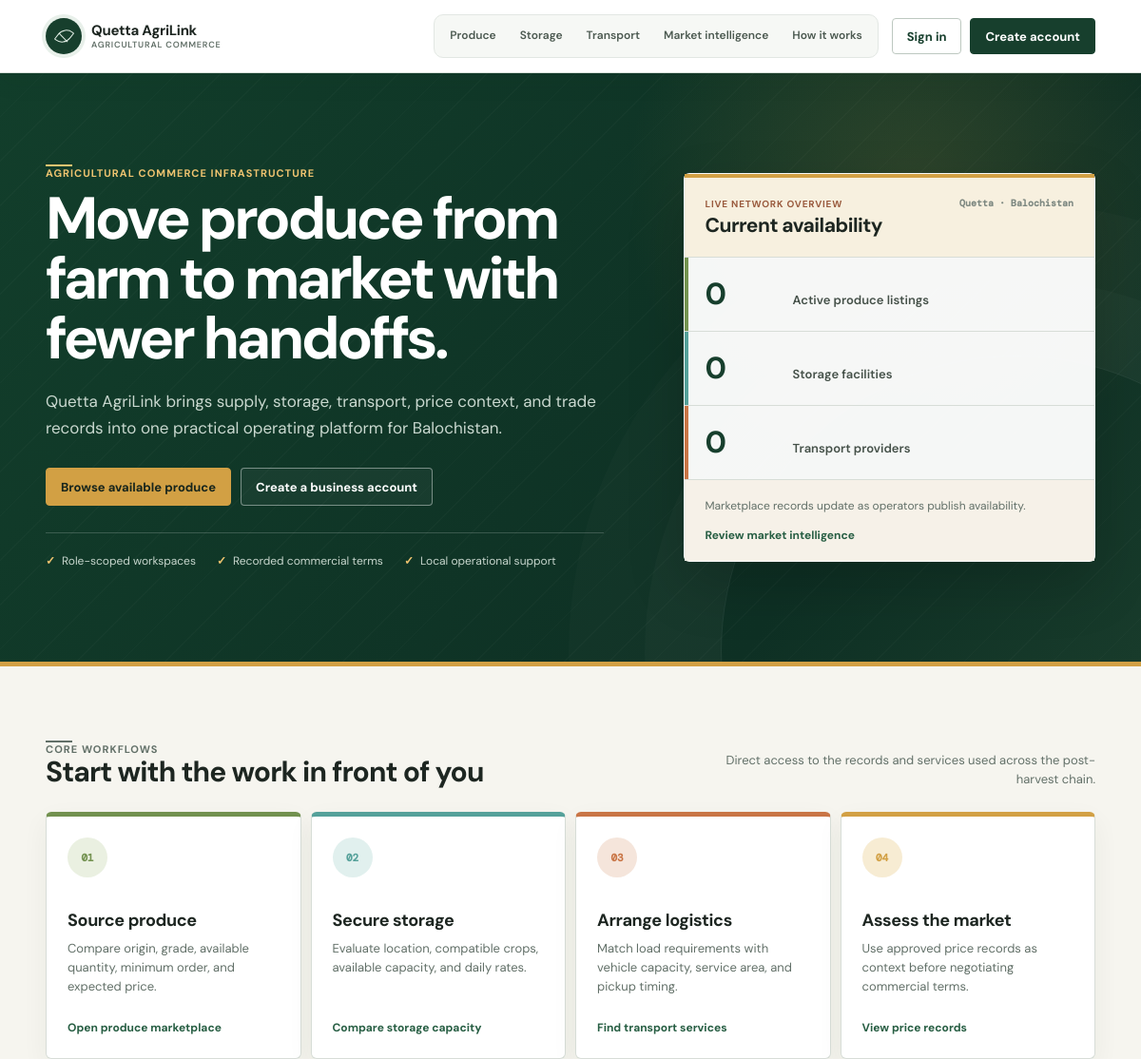
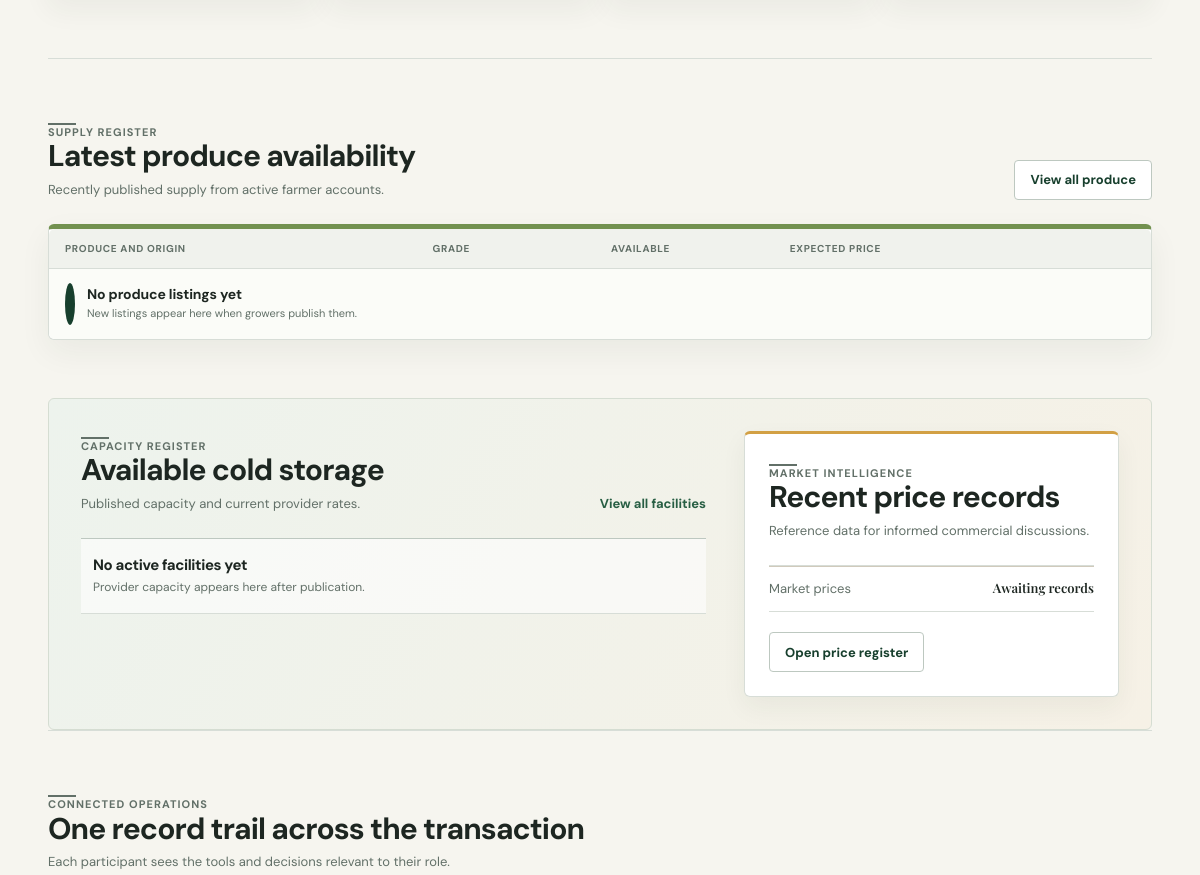
The app's page / (upper part), older data (2 pictures, top to bottom).
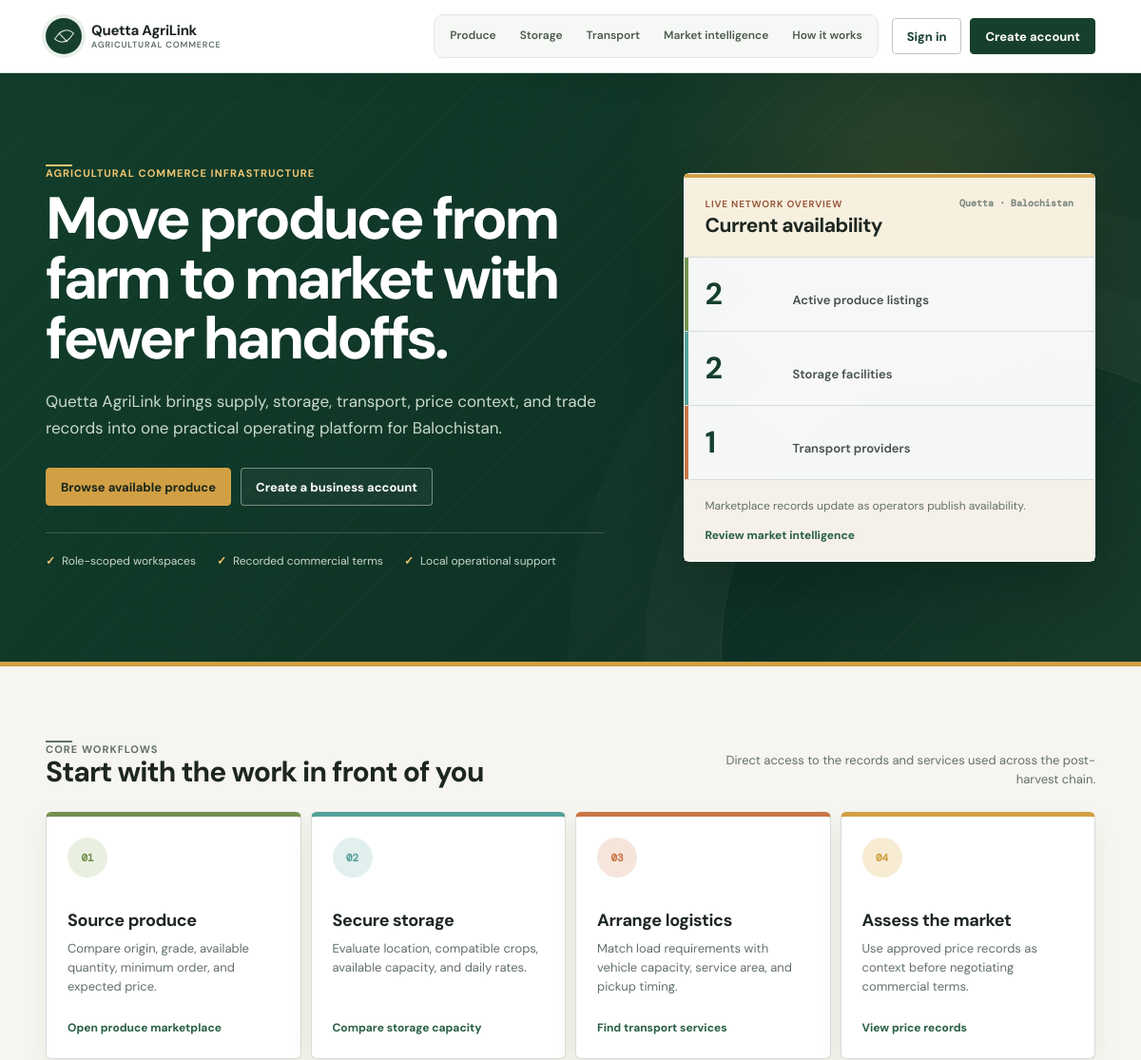
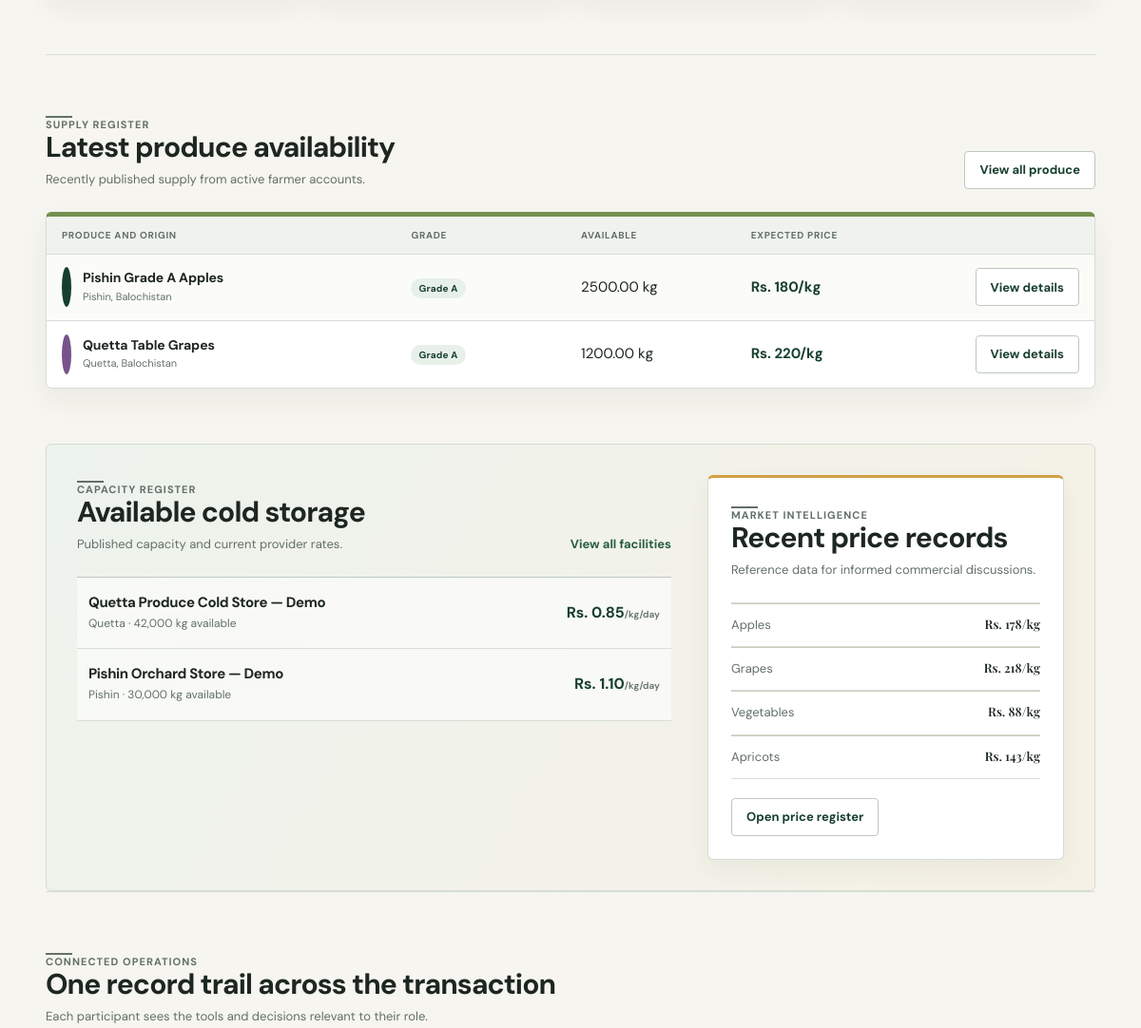
The same page, newer data (2 pictures, top to bottom).
### tables this page shows
CREATE TABLE produce_listings (
    id BIGINT UNSIGNED AUTO_INCREMENT PRIMARY KEY,
    farmer_id BIGINT UNSIGNED NOT NULL,
    category_id BIGINT UNSIGNED NOT NULL,
    location_id BIGINT UNSIGNED NOT NULL,
    title VARCHAR(160) NOT NULL,
    description TEXT NULL,
    grade ENUM('A','B','C','Mixed') NOT NULL DEFAULT 'A',
    quantity_available DECIMAL(14,2) NOT NULL,
    unit VARCHAR(30) NOT NULL DEFAULT 'kg',
    expected_price DECIMAL(14,2) NOT NULL,
    currency CHAR(3) NOT NULL DEFAULT 'PKR',
    harvest_date DATE NULL,
    available_from DATE NULL,
    minimum_order_quantity DECIMAL(14,2) NOT NULL DEFAULT 1,
    status ENUM('draft','active','paused','sold_out','archived') NOT NULL DEFAULT 'draft',
    published_at DATETIME NULL,
    created_at TIMESTAMP NOT NULL DEFAULT CURRENT_TIMESTAMP,
    updated_at TIMESTAMP NOT NULL DEFAULT CURRENT_TIMESTAMP ON UPDATE CURRENT_TIMESTAMP,
    CONSTRAINT fk_listing_farmer FOREIGN KEY (farmer_id) REFERENCES users(id),
    CONSTRAINT fk_listing_category FOREIGN KEY (category_id) REFERENCES produce_categories(id),
    CONSTRAINT fk_listing_location FOREIGN KEY (location_id) REFERENCES locations(id),
    INDEX idx_listing_browse (status, category_id, location_id, expected_price),
    INDEX idx_listing_farmer_status (farmer_id, status),
    INDEX idx_listing_harvest_date (harvest_date)
);

CREATE TABLE locations (
    id BIGINT UNSIGNED AUTO_INCREMENT PRIMARY KEY,
    province VARCHAR(100) NOT NULL DEFAULT 'Balochistan',
    district VARCHAR(100) NOT NULL,
    tehsil VARCHAR(100) NULL,
    area VARCHAR(150) NULL,
    address_line VARCHAR(255) NULL,
    latitude DECIMAL(10,7) NULL,
    longitude DECIMAL(10,7) NULL,
    created_at TIMESTAMP NOT NULL DEFAULT CURRENT_TIMESTAMP,
    updated_at TIMESTAMP NOT NULL DEFAULT CURRENT_TIMESTAMP ON UPDATE CURRENT_TIMESTAMP,
    INDEX idx_locations_district (district),
    INDEX idx_locations_coordinates (latitude, longitude)
);

CREATE TABLE storage_facilities (
    id BIGINT UNSIGNED AUTO_INCREMENT PRIMARY KEY,
    provider_id BIGINT UNSIGNED NOT NULL,
    location_id BIGINT UNSIGNED NOT NULL,
    name VARCHAR(160) NOT NULL,
    description TEXT NULL,
    storage_type ENUM('cold_storage','controlled_atmosphere','warehouse','hybrid') NOT NULL DEFAULT 'cold_storage',
    total_capacity_kg DECIMAL(14,2) NOT NULL,
    available_capacity_kg DECIMAL(14,2) NOT NULL,
    price_per_kg_day DECIMAL(12,4) NOT NULL,
    status ENUM('draft','active','paused','archived') NOT NULL DEFAULT 'draft',
    created_at TIMESTAMP NOT NULL DEFAULT CURRENT_TIMESTAMP,
    updated_at TIMESTAMP NOT NULL DEFAULT CURRENT_TIMESTAMP ON UPDATE CURRENT_TIMESTAMP,
    CONSTRAINT fk_facility_provider FOREIGN KEY (provider_id) REFERENCES storage_providers(id),
    CONSTRAINT fk_facility_location FOREIGN KEY (location_id) REFERENCES locations(id),
    INDEX idx_facilities_browse (status, location_id, storage_type, available_capacity_kg)
);

CREATE TABLE market_prices (
    id BIGINT UNSIGNED AUTO_INCREMENT PRIMARY KEY,
    category_id BIGINT UNSIGNED NOT NULL,
    location_id BIGINT UNSIGNED NOT NULL,
    recorded_by_user_id BIGINT UNSIGNED NULL,
    price_date DATE NOT NULL,
    min_price DECIMAL(14,2) NOT NULL,
    max_price DECIMAL(14,2) NOT NULL,
    average_price DECIMAL(14,2) NOT NULL,
    unit VARCHAR(30) NOT NULL DEFAULT 'kg',
    notes VARCHAR(500) NULL,
    source_name VARCHAR(160) NOT NULL DEFAULT 'Administrator-provided local record',
    source_reference VARCHAR(255) NULL,
    created_at TIMESTAMP NOT NULL DEFAULT CURRENT_TIMESTAMP,
    updated_at TIMESTAMP NOT NULL DEFAULT CURRENT_TIMESTAMP ON UPDATE CURRENT_TIMESTAMP,
    CONSTRAINT fk_market_price_category FOREIGN KEY (category_id) REFERENCES produce_categories(id),
    CONSTRAINT fk_market_price_location FOREIGN KEY (location_id) REFERENCES locations(id),
    CONSTRAINT fk_market_price_recorder FOREIGN KEY (recorded_by_user_id) REFERENCES users(id) ON DELETE SET NULL,
    UNIQUE KEY uq_market_price_daily (category_id, location_id, price_date, unit),
    INDEX idx_market_prices_date (price_date, category_id)
);

CREATE TABLE produce_categories (
    id BIGINT UNSIGNED AUTO_INCREMENT PRIMARY KEY,
    name VARCHAR(100) NOT NULL UNIQUE,
    slug VARCHAR(120) NOT NULL UNIQUE,
    description TEXT NULL,
    is_active TINYINT(1) NOT NULL DEFAULT 1,
    created_at TIMESTAMP NOT NULL DEFAULT CURRENT_TIMESTAMP,
    updated_at TIMESTAMP NOT NULL DEFAULT CURRENT_TIMESTAMP ON UPDATE CURRENT_TIMESTAMP
);

### includes/database.php (called while the page is built, shortened)
<?php
function db(): PDO
{
    static $connection = null;
    if ($connection instanceof PDO) {
        return $connection;
    }
    $dsn = sprintf('mysql:host=%s;port=%s;dbname=%s;charset=utf8mb4', DB_HOST, DB_PORT, DB_NAME);
    try {
        $connection = new PDO($dsn, DB_USER, DB_PASS, [
            PDO::ATTR_ERRMODE => PDO::ERRMODE_EXCEPTION,
            PDO::ATTR_DEFAULT_FETCH_MODE => PDO::FETCH_ASSOC,
            PDO::ATTR_EMULATE_PREPARES => false,
        ]);
    } catch (PDOException $exception) {
        error_log('Quetta AgriLink database connection failed: ' . $exception->getMessage());
        http_response_code(500);
        exit(APP_ENV === 'development'
            ? 'Database connection could not be established. Check config/config.php and import database/quetta_agrilink.sql.'
            : 'A service error occurred. Please try again shortly.');
    }
    return $connection;
}
function fetch_one(string $sql, array $params = []): ?array
{
    $statement = db()->prepare($sql);
    $statement->execute($params);
    $result = $statement->fetch();
    return $result === false ? null : $result;
}
function fetch_all(string $sql, array $params = []): array
{
    $statement = db()->prepare($sql);
    $statement->execute($params);
    return $statement->fetchAll();
}

### includes/functions.php (called while the page is built, shortened)
<?php
function e(?string $value): string
{
    return htmlspecialchars((string) $value, ENT_QUOTES | ENT_SUBSTITUTE, 'UTF-8');
}
function app_url(string $path = ''): string
{
    return rtrim(APP_URL, '/') . '/' . ltrim($path, '/');
}

### index.php (the view, shortened to what the changed rows need)
<?php
$latestListings = fetch_all('SELECT pl.id, pl.title, pl.grade, pl.quantity_available, pl.unit, pl.expected_price, l.district FROM produce_listings pl JOIN locations l ON l.id = pl.location_id WHERE pl.status = "active" ORDER BY pl.created_at DESC LIMIT 4');
$prices = fetch_all('SELECT mp.average_price, mp.unit, pc.name AS category_name FROM market_prices mp JOIN produce_categories pc ON pc.id = mp.category_id ORDER BY mp.price_date DESC, mp.created_at DESC LIMIT 4');
$facilities = fetch_all('SELECT sf.id,sf.name,sf.available_capacity_kg,sf.price_per_kg_day,l.district FROM storage_facilities sf JOIN locations l ON l.id=sf.location_id WHERE sf.status="active" ORDER BY sf.available_capacity_kg DESC LIMIT 3');
$metrics = [
    'listings' => (int) (fetch_one('SELECT COUNT(*) AS count FROM produce_listings WHERE status = "active"')['count'] ?? 0),
    'facilities' => (int) (fetch_one('SELECT COUNT(*) AS count FROM storage_facilities WHERE status = "active"')['count'] ?? 0),
    'providers' => (int) (fetch_one('SELECT COUNT(*) AS count FROM transport_providers tp JOIN users u ON u.id = tp.user_id WHERE u.status = "active"')['count'] ?? 0),
];
require __DIR__ . '/includes/header.php';
?>
<main class="desk-home flagship-home">
    <section class="commerce-hero">
        <div class="desk-wrap commerce-hero-grid">
            <div class="commerce-hero-copy">
                <h1>Move produce from farm to market with fewer handoffs.</h1>
            </div>
            <aside class="network-overview" aria-labelledby="network-overview-title">
                <header><div><p>Live network overview</p><h2 id="network-overview-title">Current availability</h2></div><span>Quetta · Balochistan</span></header>
                <div class="network-metrics">
                    <article><strong><?= $metrics['listings'] ?></strong><span>Active produce listings</span></article>
                    <article><strong><?= $metrics['facilities'] ?></strong><span>Storage facilities</span></article>
                    <article><strong><?= $metrics['providers'] ?></strong><span>Transport providers</span></article>
                </div>
            </aside>
        </div>
    </section>
    <div class="desk-wrap">
        <section class="desk-section trade-paths" aria-labelledby="trade-paths-title">
            <div class="desk-section-head"><div><h2 id="trade-paths-title">Start with the work in front of you</h2></div></div>
        </section>
        <section class="desk-section" aria-labelledby="latest-produce-title">
            <div class="desk-section-head"><div><h2 id="latest-produce-title">Latest produce availability</h2></div></div>
            <div class="desk-market"><div class="ledger"><div class="ledger-row ledger-head"><span>Produce and origin</span><span>Grade</span><span>Available</span><span>Expected price</span><span></span></div><?php if ($latestListings === []): ?><div class="ledger-row"><div class="commodity"><div class="commodity-mark"></div><div><h3>No produce listings yet</h3><p>New listings appear here when growers publish them.</p></div></div><span></span><span></span><span></span><span></span></div><?php else: foreach ($latestListings as $index => $listing): ?><div class="ledger-row"><div class="commodity"><div class="commodity-mark <?= ['', 'grape', 'apricot', 'pomegranate'][$index % 4] ?>"></div><div><h3><?= e($listing['title']) ?></h3><p><?= e($listing['district']) ?>, Balochistan</p></div></div><span><span class="badge">Grade <?= e($listing['grade']) ?></span></span><span><?= e((string) $listing['quantity_available']) ?> <?= e($listing['unit']) ?></span><span class="price">Rs. <?= number_format((float) $listing['expected_price'], 0) ?>/<?= e($listing['unit']) ?></span><span class="list-action"><a class="button button-quiet" href="<?= e(app_url('marketplace/listing.php?id=' . (int) $listing['id'])) ?>">View details</a></span></div><?php endforeach; endif; ?></div></div>
        </section>
        <section class="desk-section operational-grid-section">
            <div class="operational-grid">
                <div>
                    <div class="desk-section-head"><div><h2>Available cold storage</h2></div></div>
                    <div class="capacity-list"><?php if ($facilities === []): ?><article><div><h3>No active facilities yet</h3><p>Provider capacity appears here after publication.</p></div></article><?php else: foreach ($facilities as $facility): ?><article><div><h3><?= e($facility['name']) ?></h3><p><?= e($facility['district']) ?> · <?= number_format((float) $facility['available_capacity_kg'], 0) ?> kg available</p></div><strong>Rs. <?= number_format((float) $facility['price_per_kg_day'], 2) ?><small>/kg/day</small></strong></article><?php endforeach; endif; ?></div>
                </div>
                <aside class="price-register-summary">
                    <div class="desk-section-head"><div><p class="eyebrow">Market intelligence</p><h2>Recent price records</h2><p>Reference data for informed commercial discussions.</p></div></div>
                    <div class="desk-price-lines"><?php if ($prices === []): ?><div class="desk-price-line"><span>Market prices</span><strong>Awaiting records</strong></div><?php else: foreach ($prices as $price): ?><div class="desk-price-line"><span><?= e($price['category_name']) ?></span><strong>Rs. <?= number_format((float) $price['average_price'], 0) ?>/<?= e($price['unit']) ?></strong></div><?php endforeach; endif; ?></div>
                </aside>
            </div>
        </section>
        <section class="desk-section audience-section" aria-labelledby="audience-title">
            <div class="desk-section-head"><div><h2 id="audience-title">One record trail across the transaction</h2></div></div>
        </section>
    </div>
</main>
<?php require __DIR__ . '/includes/footer.php'; ?>

Row changes from the older to the newer data that the page shows:
added produce_listings: title "Pishin Grade A Apples", location.district "Pishin", grade "A", quantity_available "2500.00", unit "kg", expected_price "180"
added produce_listings: title "Quetta Table Grapes", location.district "Quetta", grade "A", quantity_available "1200.00", unit "kg", expected_price "220"
added storage_facilities: name "Quetta Produce Cold Store — Demo", location.district "Quetta", available_capacity_kg "42,000", price_per_kg_day "0.85"
added storage_facilities: name "Pishin Orchard Store — Demo", location.district "Pishin", available_capacity_kg "30,000", price_per_kg_day "1.10"
added market_prices: category.name "Apples", average_price "178", unit "kg"
added market_prices: category.name "Grapes", average_price "218", unit "kg"
added market_prices: category.name "Vegetables", average_price "88", unit "kg"
added market_prices: category.name "Apricots", average_price "143", unit "kg"
Text that changed along with them:
$metrics['listings']: "0" → "2"
$metrics['facilities']: "0" → "2"
$metrics['providers']: "0" → "1"
text no longer shown: "No produce listings yet New listings appear here when growers publish them. No active facilities yet Provider capacity appears here after publication. Market prices Awaiting records"
